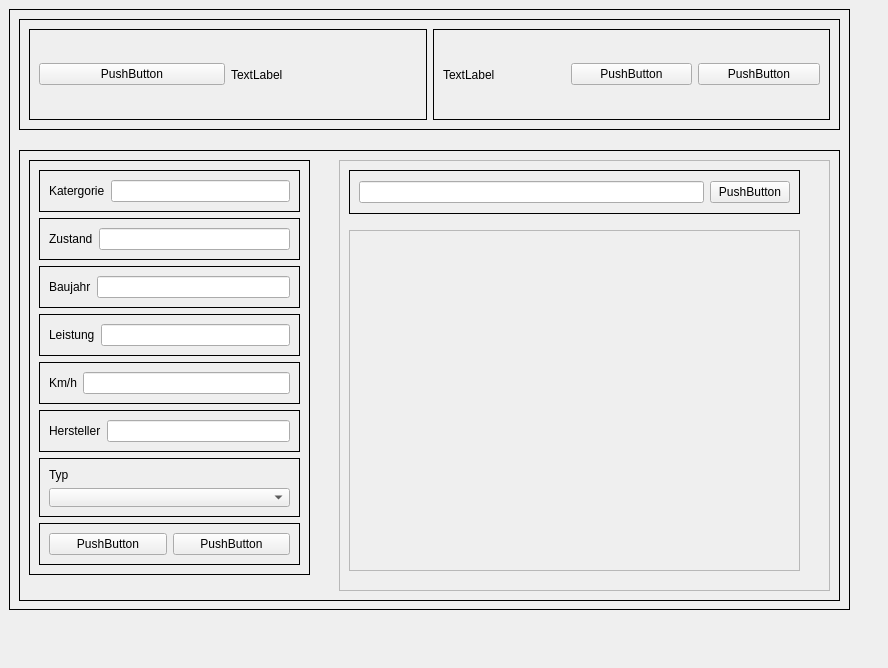
<?xml version="1.0" encoding="UTF-8"?>
<ui version="4.0">
 <class>MainWindow</class>
 <widget class="QMainWindow" name="MainWindow">
  <property name="geometry">
   <rect>
    <x>0</x>
    <y>0</y>
    <width>888</width>
    <height>668</height>
   </rect>
  </property>
  <property name="windowTitle">
   <string>MainWindow</string>
  </property>
  <widget class="QWidget" name="frame_2">
   <widget class="QFrame" name="main_frame">
    <property name="geometry">
     <rect>
      <x>9</x>
      <y>9</y>
      <width>841</width>
      <height>601</height>
     </rect>
    </property>
    <property name="frameShape">
     <enum>QFrame::Box</enum>
    </property>
    <property name="frameShadow">
     <enum>QFrame::Plain</enum>
    </property>
    <widget class="QFrame" name="header_frame">
     <property name="geometry">
      <rect>
       <x>10</x>
       <y>10</y>
       <width>821</width>
       <height>111</height>
      </rect>
     </property>
     <property name="frameShape">
      <enum>QFrame::Box</enum>
     </property>
     <property name="frameShadow">
      <enum>QFrame::Plain</enum>
     </property>
     <layout class="QHBoxLayout" name="horizontalLayout">
      <item>
       <widget class="QFrame" name="frame">
        <property name="frameShape">
         <enum>QFrame::Box</enum>
        </property>
        <property name="frameShadow">
         <enum>QFrame::Plain</enum>
        </property>
        <layout class="QHBoxLayout" name="horizontalLayout_2">
         <item>
          <widget class="QPushButton" name="pushButton">
           <property name="text">
            <string>PushButton</string>
           </property>
          </widget>
         </item>
         <item>
          <widget class="QLabel" name="label">
           <property name="text">
            <string>TextLabel</string>
           </property>
          </widget>
         </item>
        </layout>
       </widget>
      </item>
      <item>
       <widget class="QFrame" name="frame_3">
        <property name="frameShape">
         <enum>QFrame::Box</enum>
        </property>
        <property name="frameShadow">
         <enum>QFrame::Plain</enum>
        </property>
        <layout class="QHBoxLayout" name="horizontalLayout_3">
         <item>
          <widget class="QLabel" name="label_2">
           <property name="text">
            <string>TextLabel</string>
           </property>
          </widget>
         </item>
         <item>
          <widget class="QPushButton" name="pushButton_2">
           <property name="text">
            <string>PushButton</string>
           </property>
          </widget>
         </item>
         <item>
          <widget class="QPushButton" name="pushButton_3">
           <property name="text">
            <string>PushButton</string>
           </property>
          </widget>
         </item>
        </layout>
       </widget>
      </item>
     </layout>
    </widget>
    <widget class="QFrame" name="content_frame">
     <property name="geometry">
      <rect>
       <x>10</x>
       <y>141</y>
       <width>821</width>
       <height>451</height>
      </rect>
     </property>
     <property name="frameShape">
      <enum>QFrame::Box</enum>
     </property>
     <property name="frameShadow">
      <enum>QFrame::Plain</enum>
     </property>
     <widget class="QFrame" name="frame_4">
      <property name="geometry">
       <rect>
        <x>10</x>
        <y>10</y>
        <width>281</width>
        <height>415</height>
       </rect>
      </property>
      <property name="frameShape">
       <enum>QFrame::Box</enum>
      </property>
      <property name="frameShadow">
       <enum>QFrame::Plain</enum>
      </property>
      <layout class="QVBoxLayout" name="verticalLayout_5">
       <item>
        <widget class="QFrame" name="frame_15">
         <property name="frameShape">
          <enum>QFrame::Box</enum>
         </property>
         <property name="frameShadow">
          <enum>QFrame::Plain</enum>
         </property>
         <layout class="QHBoxLayout" name="horizontalLayout_8">
          <item>
           <widget class="QLabel" name="katergorie_label">
            <property name="text">
             <string>Katergorie</string>
            </property>
           </widget>
          </item>
          <item>
           <widget class="QLineEdit" name="katergorie_lineedit"/>
          </item>
         </layout>
        </widget>
       </item>
       <item>
        <widget class="QFrame" name="frame_14">
         <property name="frameShape">
          <enum>QFrame::Box</enum>
         </property>
         <property name="frameShadow">
          <enum>QFrame::Plain</enum>
         </property>
         <layout class="QHBoxLayout" name="horizontalLayout_9">
          <item>
           <widget class="QLabel" name="zustand_label">
            <property name="text">
             <string>Zustand</string>
            </property>
           </widget>
          </item>
          <item>
           <widget class="QLineEdit" name="zustand_lineedit"/>
          </item>
         </layout>
        </widget>
       </item>
       <item>
        <widget class="QFrame" name="frame_13">
         <property name="frameShape">
          <enum>QFrame::Box</enum>
         </property>
         <property name="frameShadow">
          <enum>QFrame::Plain</enum>
         </property>
         <layout class="QHBoxLayout" name="horizontalLayout_10">
          <item>
           <widget class="QLabel" name="baujahr_label">
            <property name="text">
             <string>Baujahr</string>
            </property>
           </widget>
          </item>
          <item>
           <widget class="QLineEdit" name="baujahr_lineEdit"/>
          </item>
         </layout>
        </widget>
       </item>
       <item>
        <widget class="QFrame" name="frame_12">
         <property name="frameShape">
          <enum>QFrame::Box</enum>
         </property>
         <property name="frameShadow">
          <enum>QFrame::Plain</enum>
         </property>
         <layout class="QHBoxLayout" name="horizontalLayout_11">
          <item>
           <widget class="QLabel" name="leistung_label">
            <property name="text">
             <string>Leistung</string>
            </property>
           </widget>
          </item>
          <item>
           <widget class="QLineEdit" name="leistung_linedit"/>
          </item>
         </layout>
        </widget>
       </item>
       <item>
        <widget class="QFrame" name="frame_11">
         <property name="frameShape">
          <enum>QFrame::Box</enum>
         </property>
         <property name="frameShadow">
          <enum>QFrame::Plain</enum>
         </property>
         <layout class="QHBoxLayout" name="horizontalLayout_7">
          <item>
           <widget class="QLabel" name="km_label">
            <property name="text">
             <string>Km/h</string>
            </property>
           </widget>
          </item>
          <item>
           <widget class="QLineEdit" name="km_lineedit"/>
          </item>
         </layout>
        </widget>
       </item>
       <item>
        <widget class="QFrame" name="frame_10">
         <property name="frameShape">
          <enum>QFrame::Box</enum>
         </property>
         <property name="frameShadow">
          <enum>QFrame::Plain</enum>
         </property>
         <layout class="QHBoxLayout" name="horizontalLayout_6">
          <item>
           <widget class="QLabel" name="hersteller_label">
            <property name="text">
             <string>Hersteller</string>
            </property>
           </widget>
          </item>
          <item>
           <widget class="QLineEdit" name="hersteller_lineedit"/>
          </item>
         </layout>
        </widget>
       </item>
       <item>
        <widget class="QFrame" name="frame_9">
         <property name="frameShape">
          <enum>QFrame::Box</enum>
         </property>
         <property name="frameShadow">
          <enum>QFrame::Plain</enum>
         </property>
         <layout class="QVBoxLayout" name="verticalLayout_6">
          <item>
           <widget class="QLabel" name="typ_label">
            <property name="text">
             <string>Typ</string>
            </property>
           </widget>
          </item>
          <item>
           <widget class="QComboBox" name="typ_comboBox"/>
          </item>
         </layout>
        </widget>
       </item>
       <item>
        <widget class="QFrame" name="frame_6">
         <property name="frameShape">
          <enum>QFrame::Box</enum>
         </property>
         <property name="frameShadow">
          <enum>QFrame::Plain</enum>
         </property>
         <layout class="QHBoxLayout" name="horizontalLayout_4">
          <item>
           <widget class="QPushButton" name="bufferleer_button">
            <property name="text">
             <string>PushButton</string>
            </property>
           </widget>
          </item>
          <item>
           <widget class="QPushButton" name="such_infor_commit">
            <property name="text">
             <string>PushButton</string>
            </property>
           </widget>
          </item>
         </layout>
        </widget>
       </item>
      </layout>
     </widget>
     <widget class="QFrame" name="frame_5">
      <property name="geometry">
       <rect>
        <x>320</x>
        <y>10</y>
        <width>491</width>
        <height>431</height>
       </rect>
      </property>
      <property name="frameShape">
       <enum>QFrame::StyledPanel</enum>
      </property>
      <property name="frameShadow">
       <enum>QFrame::Plain</enum>
      </property>
      <widget class="QFrame" name="frame_7">
       <property name="geometry">
        <rect>
         <x>10</x>
         <y>10</y>
         <width>451</width>
         <height>44</height>
        </rect>
       </property>
       <property name="frameShape">
        <enum>QFrame::Box</enum>
       </property>
       <property name="frameShadow">
        <enum>QFrame::Plain</enum>
       </property>
       <layout class="QHBoxLayout" name="horizontalLayout_5">
        <item>
         <widget class="QLineEdit" name="lineEdit_2"/>
        </item>
        <item>
         <widget class="QPushButton" name="pushButton_4">
          <property name="text">
           <string>PushButton</string>
          </property>
         </widget>
        </item>
       </layout>
      </widget>
      <widget class="QFrame" name="frame_8">
       <property name="geometry">
        <rect>
         <x>10</x>
         <y>70</y>
         <width>451</width>
         <height>341</height>
        </rect>
       </property>
       <property name="frameShape">
        <enum>QFrame::StyledPanel</enum>
       </property>
       <property name="frameShadow">
        <enum>QFrame::Plain</enum>
       </property>
      </widget>
     </widget>
    </widget>
   </widget>
  </widget>
 </widget>
 <resources>
  <include location="../GUI/image.qrc"/>
 </resources>
 <connections/>
</ui>
